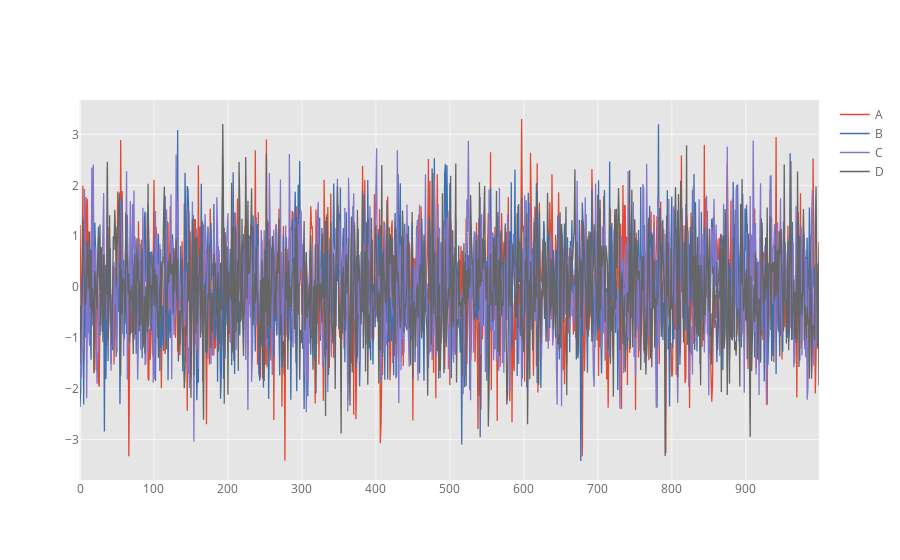

The notebook cell this image was saved under:
### Code cell
df.iplot()

### Figure 1 — Plotly figure (JSON) as saved in the notebook; plotly's stock layout.template omitted (floating-point values rounded to 4 significant figures; data arrays with more than 128 entries replaced by an {"elided": "..."} marker saying what was removed)
{"data": [{"line": {"color": "rgba(226, 74, 51, 1.0)", "dash": "solid", "shape": "linear", "width": 1.3}, "mode": "lines", "name": "A", "text": "", "type": "scatter", "x": {"elided": "1000 int values"}, "y": {"elided": "1000 float values"}}, {"line": {"color": "rgba(62, 111, 176, 1.0)", "dash": "solid", "shape": "linear", "width": 1.3}, "mode": "lines", "name": "B", "text": "", "type": "scatter", "x": {"elided": "1000 int values"}, "y": {"elided": "1000 float values"}}, {"line": {"color": "rgba(132, 118, 202, 1.0)", "dash": "solid", "shape": "linear", "width": 1.3}, "mode": "lines", "name": "C", "text": "", "type": "scatter", "x": {"elided": "1000 int values"}, "y": {"elided": "1000 float values"}}, {"line": {"color": "rgba(101, 101, 101, 1.0)", "dash": "solid", "shape": "linear", "width": 1.3}, "mode": "lines", "name": "D", "text": "", "type": "scatter", "x": {"elided": "1000 int values"}, "y": {"elided": "1000 float values"}}], "layout": {"legend": {"bgcolor": "#FFFFFF", "font": {"color": "#666666"}}, "paper_bgcolor": "#FFFFFF", "plot_bgcolor": "#E5E5E5", "title": {"font": {"color": "#151516"}}, "xaxis": {"gridcolor": "#F6F6F6", "showgrid": true, "tickfont": {"color": "#666666"}, "title": {"font": {"color": "#666666"}, "text": ""}, "zerolinecolor": "#F6F6F6"}, "yaxis": {"gridcolor": "#F6F6F6", "showgrid": true, "tickfont": {"color": "#666666"}, "title": {"font": {"color": "#666666"}, "text": ""}, "zerolinecolor": "#F6F6F6"}}}
